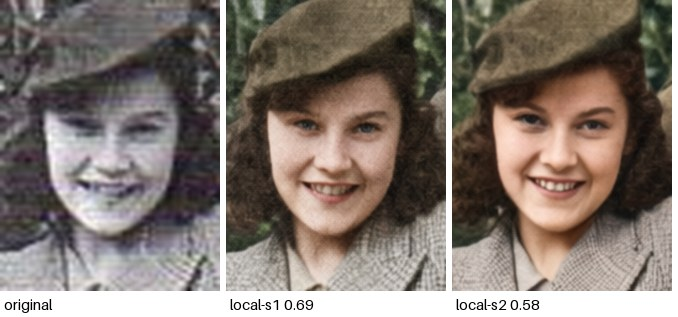
#> input picture data/jobs/20261009-170219-63f506/facestrip_0.jpg, 678 x 317 px
$ python -i faces.py   (imports and definitions only)
#> lines starting #> are read from the running program, lines starting #| are printed output that depends on the picture
#> further down, picture is the input picture: PIL image 678x317 RGB; mean R, G, B 129.3, 118.3, 110.4
"""Face detection, with the landmarks identity scoring needs.

The previous implementation counted faces before and after an edit and called
that "face preservation". Counting says nothing about whether they are the same
people; `app.core.identity` measures that. This module only finds faces — and
their five landmarks (eyes, nose, mouth corners), which is what lets ArcFace
align a face before embedding it.
"""

from __future__ import annotations

import logging
import os
from dataclasses import dataclass
from pathlib import Path
from typing import Optional

import cv2
import numpy as np
from PIL import Image, ImageOps

logger = logging.getLogger(__name__)

# YuNet is small (~340KB), far better than a Haar cascade, and fetched at image
# build time. When it is absent — a bare checkout, a dev box — detection falls
# back to the cascade that ships inside opencv-python itself, so there is no
# configuration under which the detector silently finds nothing. The cascade
# gives no landmarks, so identity scoring is unavailable on that path.
YUNET_FILENAME = "face_detection_yunet_2023mar.onnx"
# /app/models is where the image bakes it in. Not /app/data/models: compose
# bind-mounts ./data over /app/data, which hides anything the image put there.
YUNET_SEARCH_PATHS = (
    Path(os.environ.get("SPARKLE_YUNET_PATH", "")),
    Path("data/models") / YUNET_FILENAME,
    Path("/app/models") / YUNET_FILENAME,
    Path("/app/data/models") / YUNET_FILENAME,
)

# YuNet works on the image at whatever size it's given, and no one size suits
# every photo. Faces in a group shot are often under 60px — too small unless
# enlarged — yet on a 1930s wedding print YuNet found 8 faces at 1200px, 6 at
# 1600px and none at 2400px: at high resolution the paper's grain swamps it.
# So detection runs at several sizes and the results are merged.
DETECT_LONG_EDGES = (1200, 1800, 2400)
DETECT_LONG_EDGE = DETECT_LONG_EDGES[-1]
MAX_UPSCALE = 4.0
SAME_FACE_IOU = 0.3

Landmarks = tuple[tuple[float, float], ...]


@dataclass(frozen=True)
class FaceBox:
    """A detected face, in pixels of the image it was found in."""

    x: int
    y: int
    width: int
    height: int
    confidence: float = 1.0
    landmarks: Optional[Landmarks] = None

    @property
    def area(self) -> int:
        return self.width * self.height

    @property
    def centre(self) -> tuple[float, float]:
        return self.x + self.width / 2, self.y + self.height / 2

    def scaled(self, factor_x: float, factor_y: float) -> "FaceBox":
        """This face mapped into an image of a different size."""
        marks = tuple((px * factor_x, py * factor_y) for px, py in self.landmarks) if self.landmarks else None
        return FaceBox(
            int(round(self.x * factor_x)),
            int(round(self.y * factor_y)),
            max(1, int(round(self.width * factor_x))),
            max(1, int(round(self.height * factor_y))),
            self.confidence,
            marks,
        )


def _iou(a: FaceBox, b: FaceBox) -> float:
    left, top = max(a.x, b.x), max(a.y, b.y)
    right, bottom = min(a.x + a.width, b.x + b.width), min(a.y + a.height, b.y + b.height)
    overlap = max(0, right - left) * max(0, bottom - top)
    return overlap / float(a.area + b.area - overlap) if overlap else 0.0


def merge_duplicates(faces: list[FaceBox]) -> list[FaceBox]:
    """One box per face: where detections overlap, keep the most confident."""
    kept: list[FaceBox] = []
    for face in sorted(faces, key=lambda f: f.confidence, reverse=True):
        if all(_iou(face, k) < SAME_FACE_IOU for k in kept):
            kept.append(face)
    return kept


def _find_yunet() -> Optional[Path]:
    for candidate in YUNET_SEARCH_PATHS:
        if candidate and candidate.name and candidate.exists():
            return candidate
    return None


class FaceDetector:
    """Detects faces with YuNet when available, else a bundled Haar cascade."""

    def __init__(self, confidence_threshold: float = 0.6) -> None:
        self.confidence_threshold = confidence_threshold
        self._yunet_path = _find_yunet()
        self._cascade: Optional[cv2.CascadeClassifier] = None

    @property
    def backend(self) -> str:
        return "yunet" if self._yunet_path else "haar"

    @property
    def gives_landmarks(self) -> bool:
        return self._yunet_path is not None

    def _detect_yunet(self, bgr: np.ndarray) -> list[FaceBox]:
        height, width = bgr.shape[:2]
        detector = cv2.FaceDetectorYN.create(
            str(self._yunet_path), "", (width, height), self.confidence_threshold, 0.3, 5000
        )
        _, faces = detector.detect(bgr)
        results: list[FaceBox] = []
        for face in faces if faces is not None else []:
            x, y, w, h = (int(round(v)) for v in face[:4])
            marks = tuple((float(face[4 + 2 * i]), float(face[5 + 2 * i])) for i in range(5))
            results.append(FaceBox(max(0, x), max(0, y), max(1, w), max(1, h), float(face[14]), marks))
        return results

    def _detect_cascade(self, bgr: np.ndarray) -> list[FaceBox]:
        if self._cascade is None:
            cascade_path = Path(cv2.data.haarcascades) / "haarcascade_frontalface_default.xml"
            if not cascade_path.exists():  # pragma: no cover - packaging failure
                raise FileNotFoundError(
                    f"OpenCV's bundled cascades are missing at {cascade_path}. "
                    "Pin opencv-python-headless>=4.9,<5, which ships them."
                )
            self._cascade = cv2.CascadeClassifier(str(cascade_path))
        grey = cv2.cvtColor(bgr, cv2.COLOR_BGR2GRAY)
        grey = cv2.equalizeHist(grey)
        found = self._cascade.detectMultiScale(grey, scaleFactor=1.1, minNeighbors=5, minSize=(30, 30))
        return [FaceBox(int(x), int(y), int(w), int(h), 1.0) for x, y, w, h in found]

    def _detect_at(self, rgb: Image.Image, scale: float) -> list[FaceBox]:
        if abs(scale - 1.0) > 0.05:
            resample = Image.BICUBIC if scale > 1 else Image.LANCZOS
            rgb = rgb.resize((max(1, round(rgb.width * scale)), max(1, round(rgb.height * scale))), resample)
        else:
            scale = 1.0
        bgr = cv2.cvtColor(np.array(rgb), cv2.COLOR_RGB2BGR)
        faces = self._detect_yunet(bgr) if self._yunet_path else self._detect_cascade(bgr)
        return [f.scaled(1 / scale, 1 / scale) for f in faces] if scale != 1.0 else faces

    def _detect_array(self, image: Image.Image) -> list[FaceBox]:
        rgb = image.convert("RGB")
        scales = sorted({round(min(MAX_UPSCALE, edge / max(rgb.size)), 3) for edge in DETECT_LONG_EDGES})
#> scales = [1.77, 2.65, 3.54]
        found: list[FaceBox] = []
        for scale in scales:
            found.extend(self._detect_at(rgb, scale))
#> this loop made 3 passes
#> pass 1, in _detect_at, `bgr = cv2.cvtColor(np.array(rgb), cv2.COLOR_RGB2BGR)`:
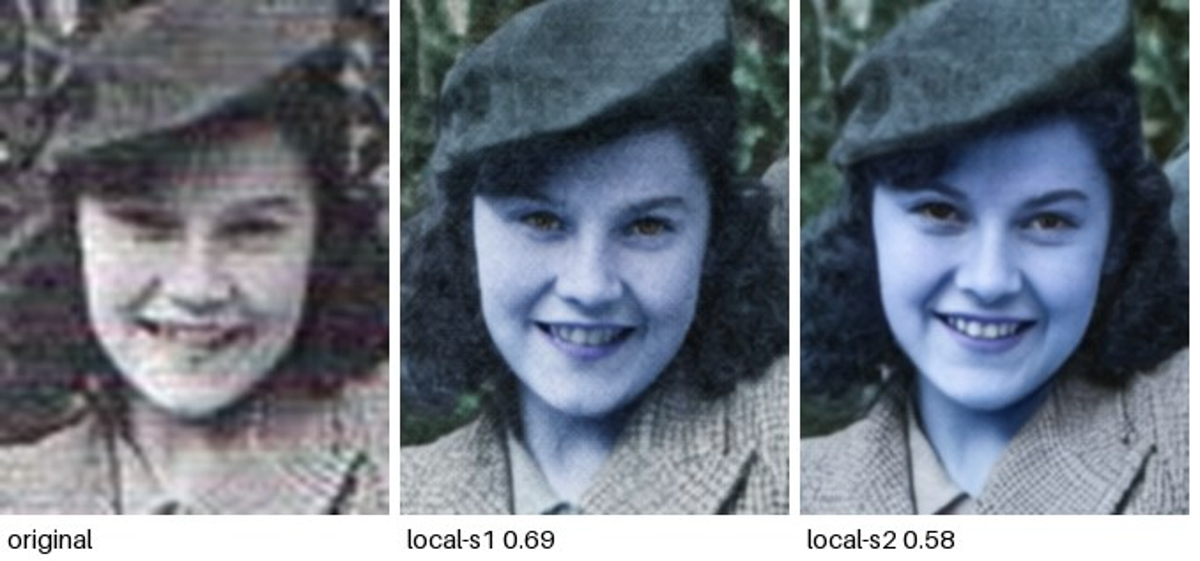
#> bgr: shape (561, 1200, 3); mean R, G, B 110.4, 118.2, 129.2
#> pass 1, in _detect_cascade, `grey = cv2.cvtColor(bgr, cv2.COLOR_BGR2GRAY)`:
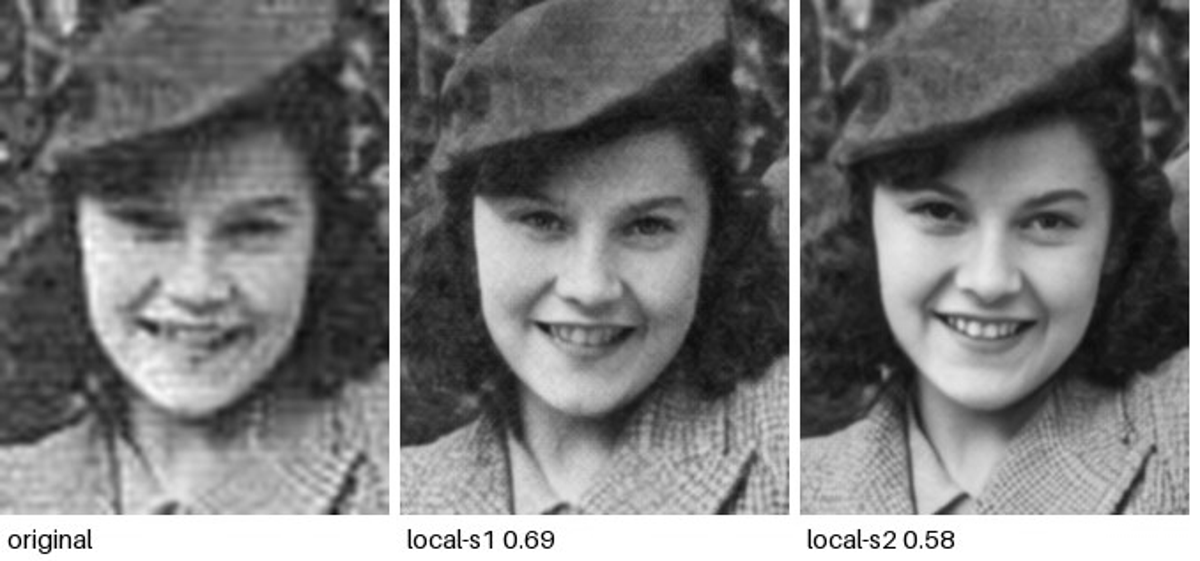
#> grey: shape (561, 1200); min 0, max 255, mean 120.6
#> pass 1, in _detect_cascade, `grey = cv2.equalizeHist(grey)`:
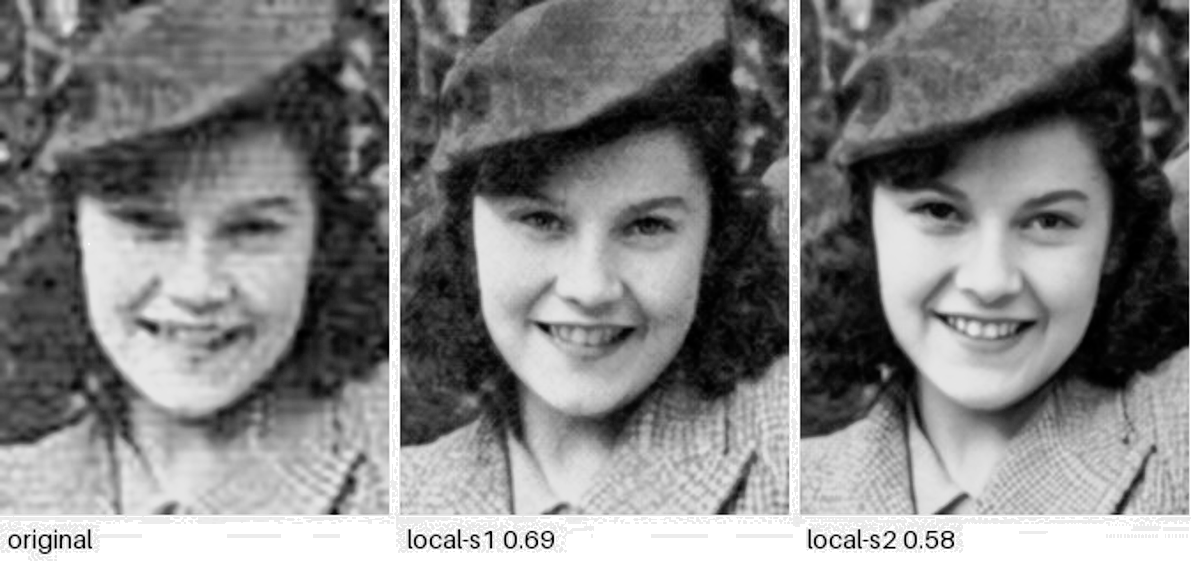
#> grey: shape (561, 1200); min 0, max 255, mean 128.8
#> after the loop, found = 12 items
        return merge_duplicates(found)
#> the loop in merge_duplicates, `for face in sorted(faces, key=lambda f: f.confidence, reverse=True):` made 12 passes
#> after the loop in merge_duplicates, `for face in sorted(faces, key=lambda f: f.confidence, reverse=True):`: kept = 6 items

    def detect(self, image: Image.Image) -> list[FaceBox]:
        """Find faces, largest first.

        Faded sepia scans — the photographs this app exists for — sit in a
        narrow band of the histogram and a detector will walk straight past a
        face that is plainly visible to a person. So a first pass that finds
        nothing is retried on a contrast-normalised copy; the boxes map back
        unchanged because normalising does not move any pixel.
        """
        faces = self._detect_array(image)
#> faces = 6 items
        if not faces:
            normalised = ImageOps.autocontrast(image.convert("RGB"), cutoff=1)
            faces = self._detect_array(normalised)
            if faces:
                logger.info("Faces found only after contrast normalisation (%d)", len(faces))
        return sorted(faces, key=lambda f: f.area, reverse=True)

    def has_faces(self, image: Image.Image) -> bool:
        return bool(self.detect(image))

>>> from PIL import Image
>>> picture = Image.open('../../data/jobs/20261009-170219-63f506/facestrip_0.jpg')
>>> result = FaceDetector().detect(picture)
#> result = 6 items

$ run again, on data/jobs/20261009-170219-63f506/facestrip_1.jpg
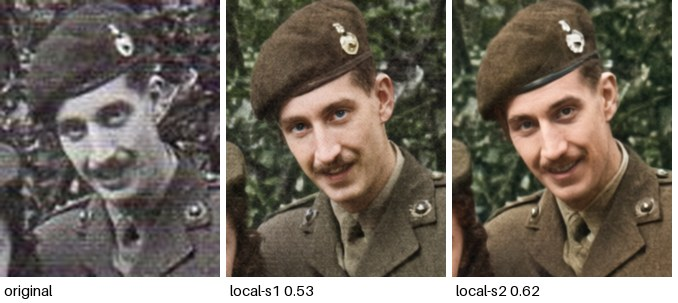
#> input picture data/jobs/20261009-170219-63f506/facestrip_1.jpg, 678 x 303 px
#> picture is the input picture: PIL image 678x303 RGB; mean R, G, B 112.7, 104.5, 94
#> the loop in _detect_array, `for scale in scales:` made 3 passes
#> pass 1, in _detect_at, `bgr = cv2.cvtColor(np.array(rgb), cv2.COLOR_RGB2BGR)`:
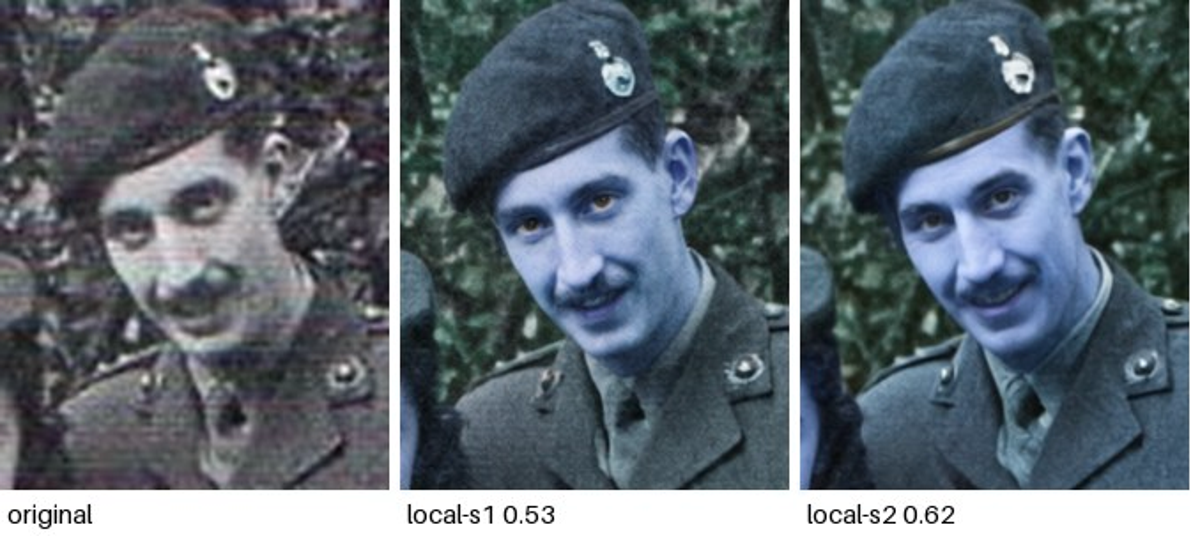
#> bgr: shape (536, 1200, 3); mean R, G, B 94, 104.4, 112.6
#> pass 1, in _detect_cascade, `grey = cv2.equalizeHist(grey)`:
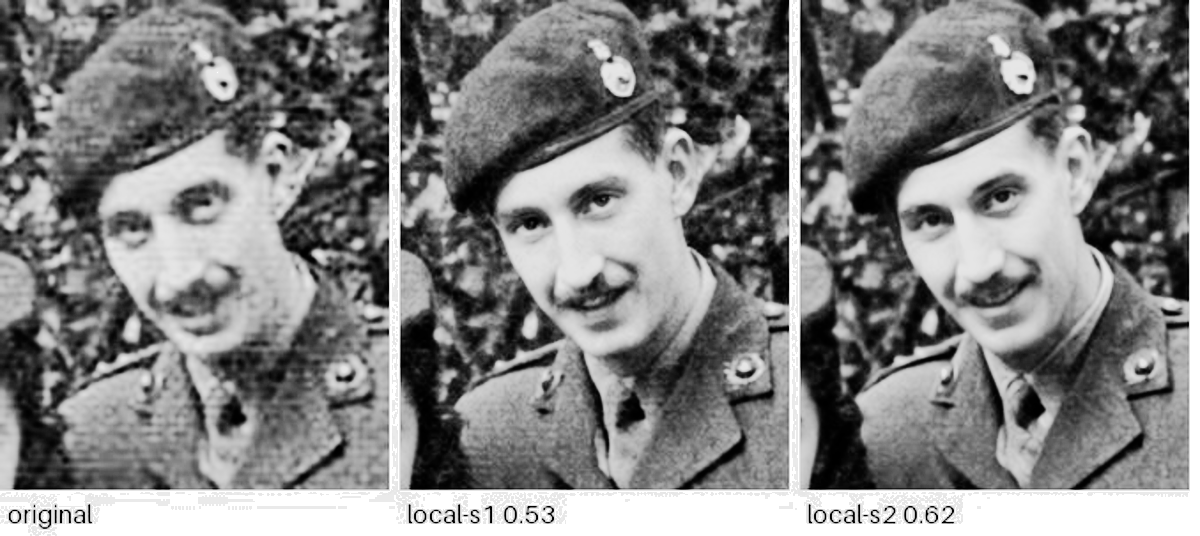
#> grey: shape (536, 1200); min 0, max 255, mean 129.1
#> after the loop in _detect_array, `for scale in scales:`: found = 5 items
#> the loop in merge_duplicates, `for face in sorted(faces, key=lambda f: f.confidence, reverse=True):` made 5 passes

$ run again, on data/jobs/20261009-170219-63f506/source.jpg
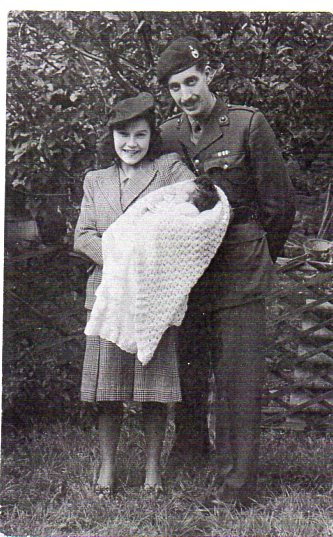
#> input picture data/jobs/20261009-170219-63f506/source.jpg, 333 x 537 px
#> picture is the input picture: PIL image 333x537 RGB; mean R, G, B 101, 95.5, 97.1
#> the loop in _detect_array, `for scale in scales:` made 3 passes
#> pass 1, in _detect_at, `bgr = cv2.cvtColor(np.array(rgb), cv2.COLOR_RGB2BGR)`:
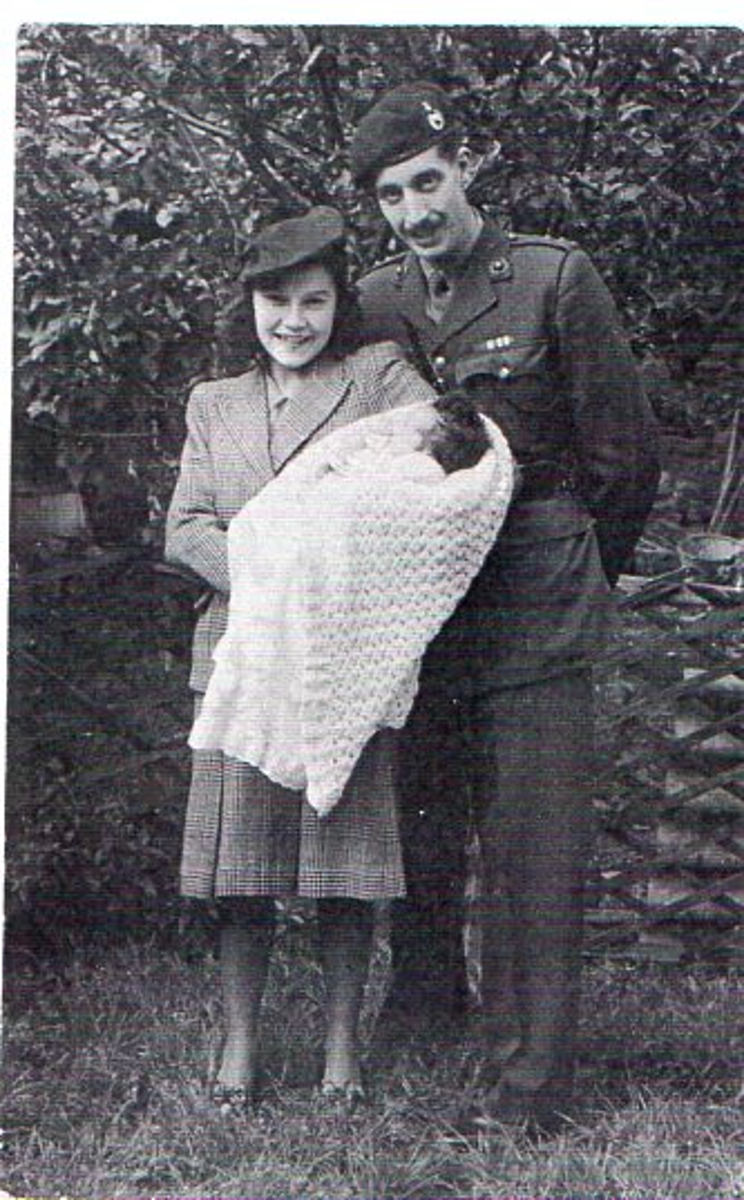
#> bgr: shape (1200, 744, 3); mean R, G, B 97.1, 95.5, 100.9
#> pass 1, in _detect_cascade, `grey = cv2.equalizeHist(grey)`:
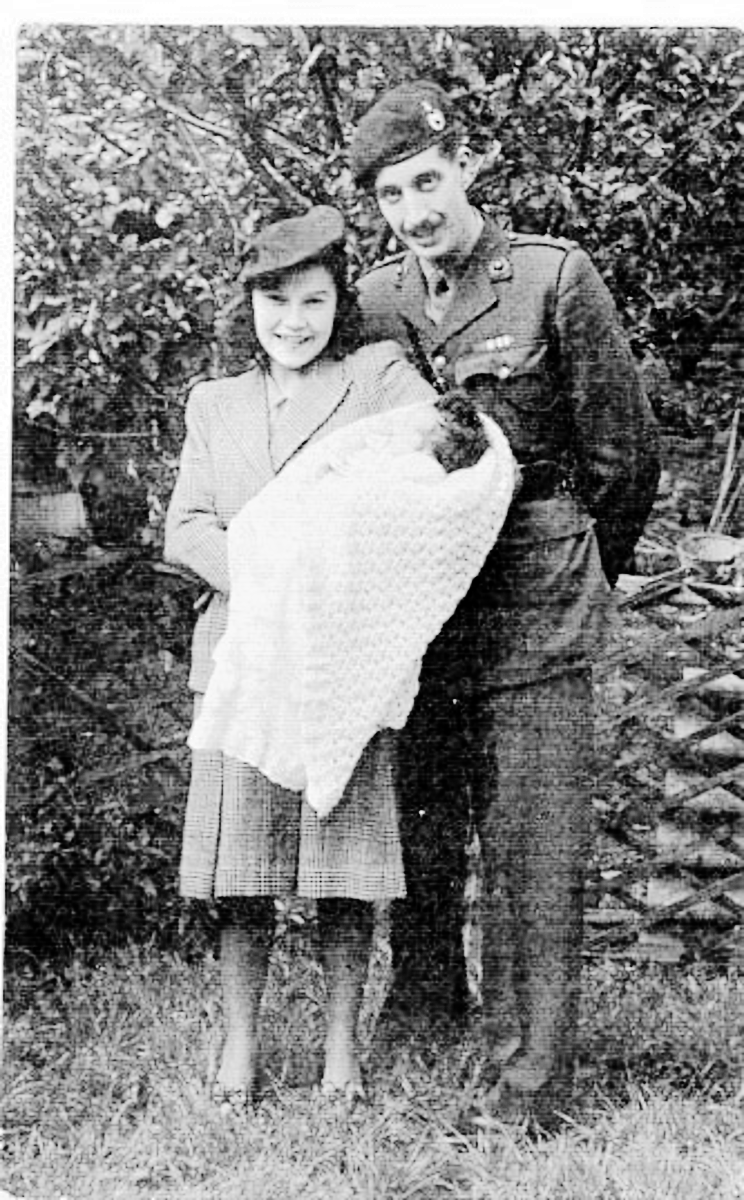
#> grey: shape (1200, 744); min 0, max 255, mean 128.5
#> after the loop in _detect_array, `for scale in scales:`: found = 18 items
#> the loop in merge_duplicates, `for face in sorted(faces, key=lambda f: f.confidence, reverse=True):` made 18 passes
#> after the loop in merge_duplicates, `for face in sorted(faces, key=lambda f: f.confidence, reverse=True):`: kept = 10 items
